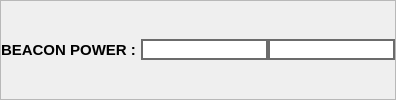
                         <widget class="QFrame" name="frame_66">
                          <property name="frameShape">
                           <enum>QFrame::StyledPanel</enum>
                          </property>
                          <property name="frameShadow">
                           <enum>QFrame::Raised</enum>
                          </property>
                          <layout class="QHBoxLayout" name="horizontalLayout_91">
                           <property name="spacing">
                            <number>0</number>
                           </property>
                           <property name="leftMargin">
                            <number>0</number>
                           </property>
                           <property name="topMargin">
                            <number>3</number>
                           </property>
                           <property name="rightMargin">
                            <number>0</number>
                           </property>
                           <property name="bottomMargin">
                            <number>3</number>
                           </property>
                           <item>
                            <widget class="QLabel" name="label_198">
                             <property name="font">
                              <font>
                               <pointsize>11</pointsize>
                               <weight>75</weight>
                               <bold>true</bold>
                              </font>
                             </property>
                             <property name="text">
                              <string>BEACON POWER : </string>
                             </property>
                            </widget>
                           </item>
                           <item alignment="Qt::AlignRight">
                            <widget class="QLineEdit" name="beaconMax">
                             <property name="font">
                              <font>
                               <pointsize>10</pointsize>
                               <weight>75</weight>
                               <bold>true</bold>
                              </font>
                             </property>
                             <property name="styleSheet">
                              <string notr="true">border: 2px solid  rgb(107, 107, 107)
</string>
                             </property>
                             <property name="maxLength">
                              <number>6</number>
                             </property>
                             <property name="alignment">
                              <set>Qt::AlignCenter</set>
                             </property>
                             <property name="readOnly">
                              <bool>false</bool>
                             </property>
                            </widget>
                           </item>
                           <item alignment="Qt::AlignRight">
                            <widget class="QLineEdit" name="beaconMin">
                             <property name="font">
                              <font>
                               <pointsize>10</pointsize>
                               <weight>75</weight>
                               <bold>true</bold>
                              </font>
                             </property>
                             <property name="styleSheet">
                              <string notr="true">border: 2px solid  rgb(107, 107, 107)
</string>
                             </property>
                             <property name="maxLength">
                              <number>6</number>
                             </property>
                             <property name="alignment">
                              <set>Qt::AlignCenter</set>
                             </property>
                             <property name="readOnly">
                              <bool>false</bool>
                             </property>
                            </widget>
                           </item>
                          </layout>
                         </widget>
